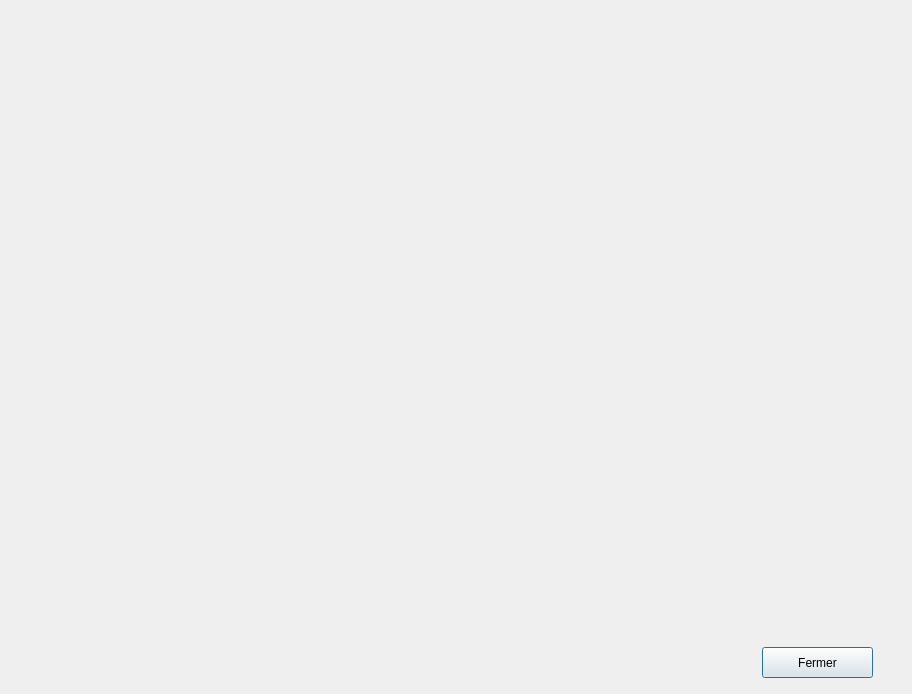
<?xml version="1.0" encoding="UTF-8"?>
<ui version="4.0">
 <class>statistique</class>
 <widget class="QDialog" name="statistique">
  <property name="geometry">
   <rect>
    <x>0</x>
    <y>0</y>
    <width>912</width>
    <height>694</height>
   </rect>
  </property>
  <property name="windowTitle">
   <string>Dialog</string>
  </property>
  <widget class="QPushButton" name="pushButton_11">
   <property name="geometry">
    <rect>
     <x>762</x>
     <y>647</y>
     <width>111</width>
     <height>31</height>
    </rect>
   </property>
   <property name="styleSheet">
    <string notr="true"/>
   </property>
   <property name="text">
    <string>Fermer</string>
   </property>
  </widget>
  <widget class="QLabel" name="label_chat">
   <property name="geometry">
    <rect>
     <x>20</x>
     <y>10</y>
     <width>850</width>
     <height>600</height>
    </rect>
   </property>
   <property name="text">
    <string/>
   </property>
  </widget>
 </widget>
 <resources/>
 <connections/>
</ui>
